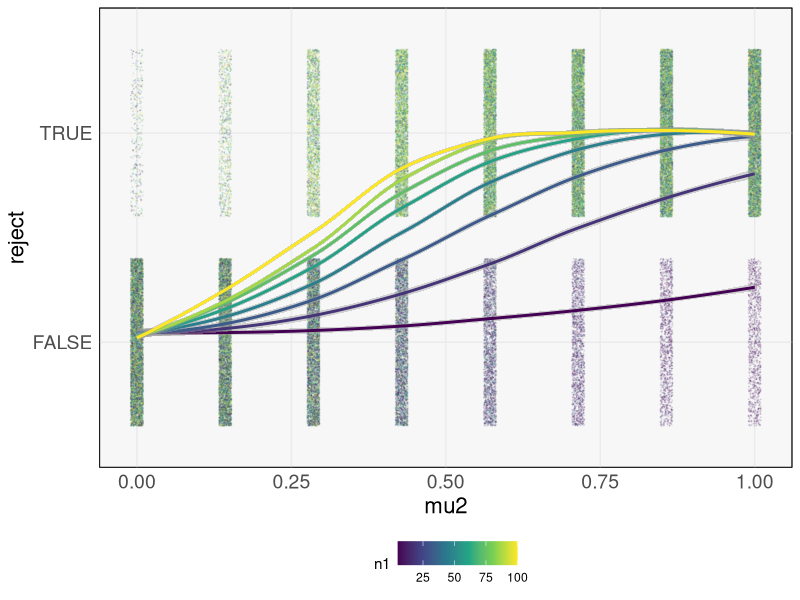
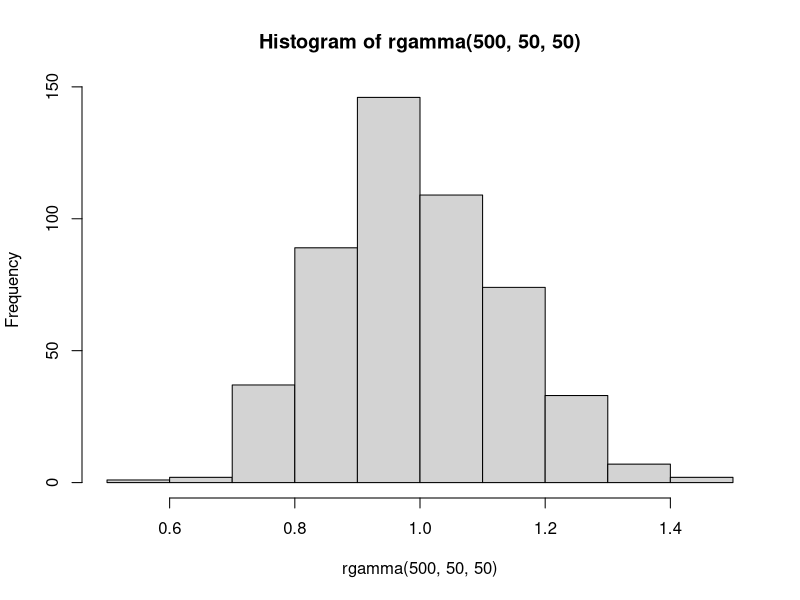
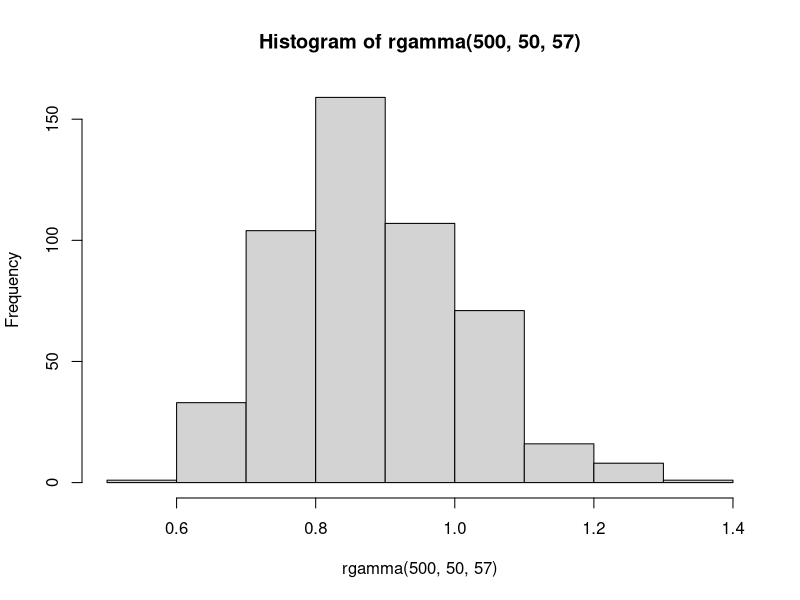
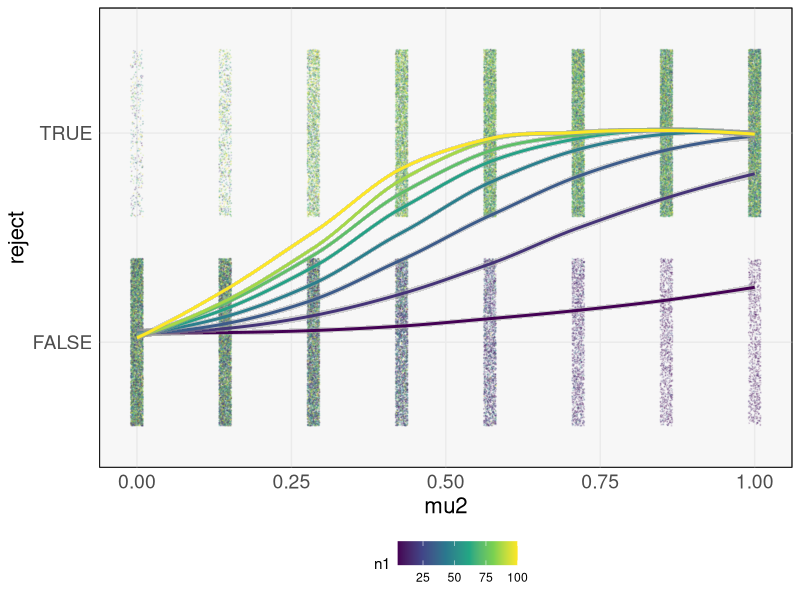

Source code (R) for these figures, in order: (Note: a time limit stopped this script after it produced the figures.)
## ---- chunk 1
library(ggplot2)
library(dplyr)
library(stringr)
library(purrr)
set.seed(1234)

theme_min <- theme_minimal() + 
  theme(
    panel.grid.minor = element_blank(),
    panel.background = element_rect(fill = "#f7f7f7"),
    panel.border = element_rect(fill = NA, color = "#0c0c0c", size = 0.6),
    axis.text = element_text(size = 14),
    axis.title = element_text(size = 16),
    legend.position = "bottom"
  )
theme_set(theme_min)
## ---- chunk 2
normal_generator <- function(p) {
  list(
    g1 = rnorm(p$experiment$n1, p$data$mu1, p$data$sigma),
    g2 = rnorm(p$experiment$n2, p$data$mu2, p$data$sigma)
  )
}

gamma_generator <- function(p) {
  list(
    g1 = rgamma(p$experiment$n1, p$data$shape1, p$data$rate1),
    g2 = rgamma(p$experiment$n2, p$data$shape2, p$data$rate2)
  )
}
## ---- chunk 3
parameters <- list()
i <- 1
for (delta in seq(0, 1, length.out = 8)) {
  for (N in seq(5, 100, length.out = 8)) {
    parameters[[i]] <- list(
      data = list(mu1 = 0, mu2 = delta, sigma = 1),
      experiment = list(n1 = N, n2 = N)
    )
    i <- i + 1
  }
}

test_results <- rerun(1000, {
  map_dfr(parameters, ~ {
    x <- normal_generator(.)
    data.frame(.$data, .$experiment, reject = t.test(x$g1, x$g2)$p.value < .05)
  })
}) %>%
  bind_rows()
## ---- chunk 4
ggplot(test_results, aes(mu2, reject, col = n1)) +
  geom_point(
    position = position_jitter(w = 0.01),
    size = 0.1, alpha = 0.1
  ) +
  stat_smooth(aes(group = n1), method = "loess") +
  scale_color_viridis_c()
ggsave("figures/power_curves_normal.png")
## ---- chunk 5
hist(rgamma(500, 50, 50))
hist(rgamma(500, 50, 57))
## ---- chunk 6
parameters <- list()
i <- 1
for (delta in seq(50, 57, length.out = 8)) {
  for (N in seq(5, 100, length.out = 8)) {
    parameters[[i]] <- list(
      data = list(shape1 = 50, rate1 = delta, shape2 = 50, rate2 = 50),
      experiment = list(n1 = N, n2 = N)
    )
    i <- i + 1
  }
}

test_results <- rerun(1000, {
  map_dfr(parameters, ~ {
    x <- gamma_generator(.)
    data.frame(.$data, .$experiment, reject = t.test(x$g1, x$g2)$p.value < 0.05)
  })
}) %>%
  bind_rows()

## ---- chunk 7
ggplot(test_results, aes(rate1, reject, col = n1)) +
  geom_point(
    position = position_jitter(w = 0.1),
    size = 0.1, alpha = 0.2
  ) +
  stat_smooth(aes(group = n1), method = "loess") +
  scale_color_viridis_c()
ggsave("figures/power_curves_gamma.png")
